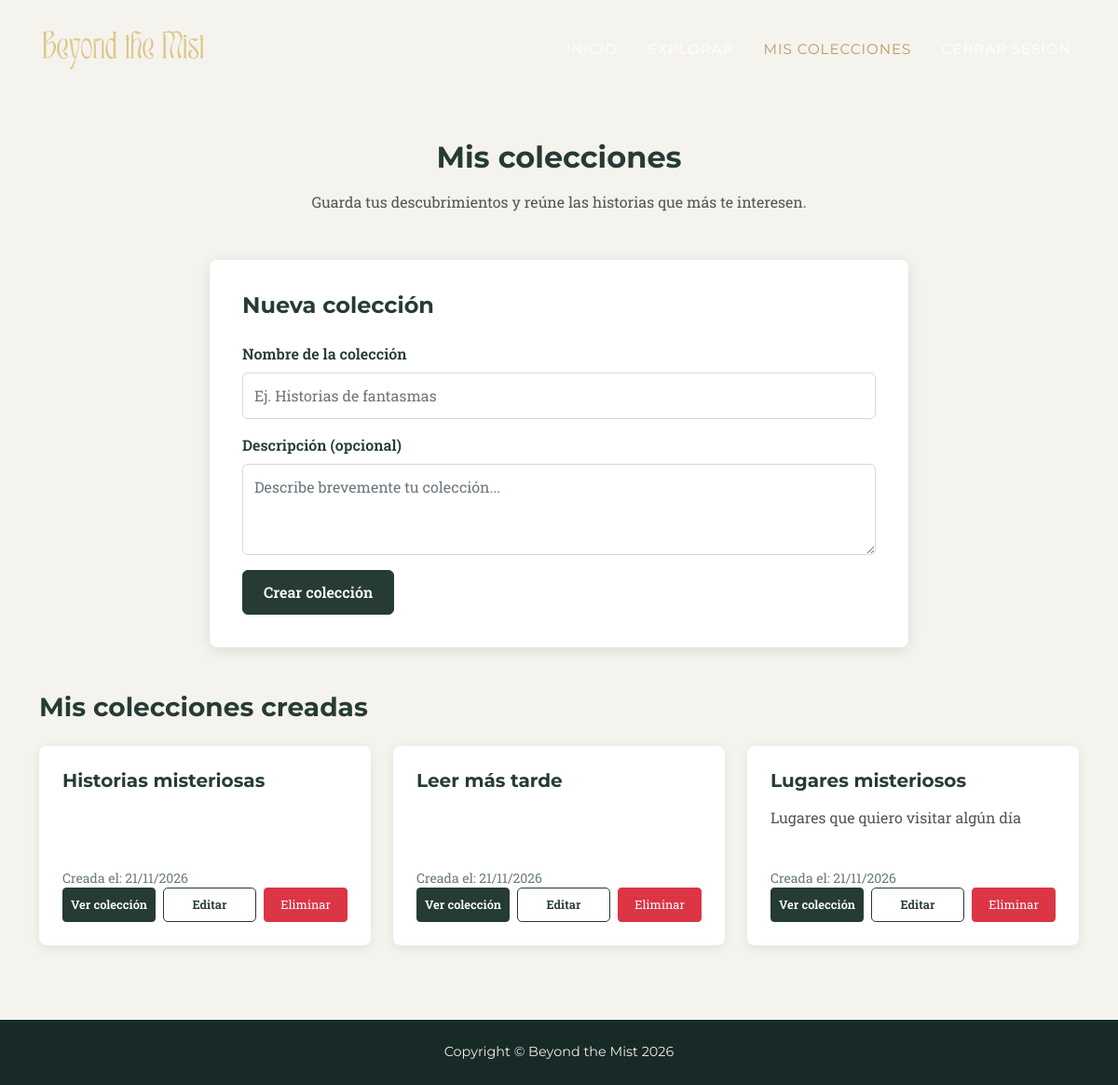
The app's page /colecciones.php (signed in), older data.
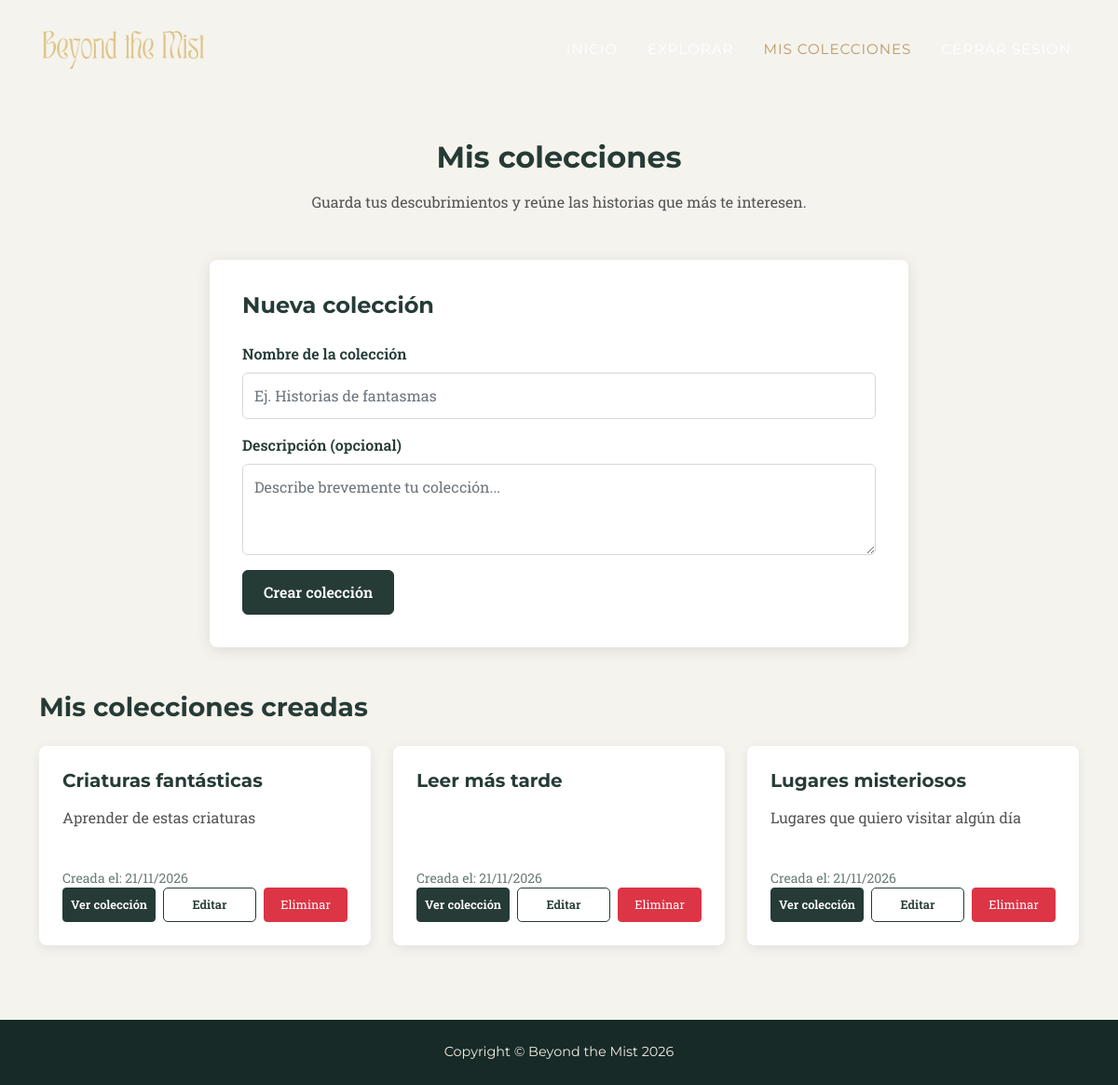
The same page, newer data.
### tables this page shows
CREATE TABLE colecciones (
    id INTEGER PRIMARY KEY AUTOINCREMENT,
    usuario_id INTEGER NOT NULL,
    nombre TEXT NOT NULL,
    descripcion TEXT,
    fecha_creacion DATETIME DEFAULT CURRENT_TIMESTAMP,
    FOREIGN KEY (usuario_id) REFERENCES usuarios(id) ON DELETE CASCADE
);

### colecciones.php (the view, shortened to what this page needs)
<?php
require_once __DIR__ . '/conexion.php';
$nombre = "";
$descripcion = "";
$consulta = $bd->prepare(
    "SELECT * FROM colecciones
     WHERE usuario_id = ?
     ORDER BY fecha_creacion DESC"
);
$consulta->execute([$_SESSION['usuario_id']]);
$colecciones = $consulta->fetchAll(PDO::FETCH_ASSOC);
?>
<!DOCTYPE html>
<html lang="es">
<head>
    <link href="css/styles.css" rel="stylesheet" />
</head>
<body>
    <nav class="navbar navbar-expand-lg navbar-dark fixed-top" id="mainNav">
        <div class="container">
            <a class="navbar-brand" href="index.php">
                <img src="assets/img/masthead/logo.png" alt="Beyond the Mist">
            </a>
            <div class="collapse navbar-collapse" id="navbarResponsive">
                <ul class="navbar-nav text-uppercase ms-auto py-4 py-lg-0">
                    <li class="nav-item">
                        <a class="nav-link" href="index.php">Inicio</a>
                    </li>
                    <li class="nav-item">
                        <a class="nav-link" href="explorar.php">Explorar</a>
                    </li>
                    <li class="nav-item">
                        <a class="nav-link active" href="colecciones.php">Mis colecciones</a>
                    </li>
                    <li class="nav-item">
                        <a class="nav-link" href="logout.php">Cerrar sesión</a>
                    </li>
                </ul>
            </div>
        </div>
    </nav>
    <section class="colecciones-section">
        <div class="container">
            <div class="text-center mb-5">
                <h2 class="titulo-colecciones">Mis colecciones</h2>
                <p>
                    Guarda tus descubrimientos y reúne las historias
                    que más te interesen.
                </p>
            </div>
            <div class="formulario-coleccion">
                <h4>Nueva colección</h4>
                <form method="POST" action="colecciones.php">
                    <div class="mb-3">
                        <label for="nombre" class="form-label">
                            Nombre de la colección
                        </label>
                        <input
                            type="text"
                            class="form-control"
                            id="nombre"
                            name="nombre"
                            value="<?= htmlspecialchars($nombre) ?>"
                            placeholder="Ej. Historias de fantasmas"
                            required
                        >
                    </div>
                    <div class="mb-3">
                        <label for="descripcion" class="form-label">
                            Descripción (opcional)
                        </label>
                        <textarea
                            class="form-control"
                            id="descripcion"
                            name="descripcion"
                            rows="3"
                            placeholder="Describe brevemente tu colección..."
                        ><?= htmlspecialchars($descripcion) ?></textarea>
                    </div>
                    <button type="submit" class="btn btn-coleccion">
                        Crear colección
                    </button>
                </form>
            </div>
            <div class="mt-5">
                <h3 class="titulo-lista-colecciones mb-4">
                    Mis colecciones creadas
                </h3>
                <?php if (count($colecciones) > 0): ?>
                    <div class="row row-cols-1 row-cols-md-2 row-cols-lg-3 g-4">
                        <?php foreach ($colecciones as $coleccion): ?>
                            <div class="col">
                                <div class="card tarjeta-coleccion h-100">
                                    <div class="card-body d-flex flex-column">
                                        <h5 class="card-title">
                                            <?= htmlspecialchars($coleccion['nombre']) ?>
                                        </h5>
                                        <p class="card-text descripcion-coleccion">
                                            <?= htmlspecialchars($coleccion['descripcion'] ?? '') ?>
                                        </p>
                                        <small>
                                            Creada el:
                                            <?= date('d/m/Y', strtotime($coleccion['fecha_creacion'])) ?>
                                        </small>
                                        <div class="acciones-coleccion mt-auto d-flex gap-2">
                                            <a
                                                href="ver_coleccion.php?id=<?= $coleccion['id'] ?>"
                                                class="btn btn-sm btn-coleccion"
                                            >
                                                Ver colección
                                            </a>
                                            <a
                                                href="editar_coleccion.php?id=<?= $coleccion['id'] ?>"
                                                class="btn btn-sm btn-volver"
                                            >
                                                Editar
                                            </a>
                                            <form
                                                class="form-eliminar-coleccion"
                                                action="eliminar_coleccion.php"
                                                method="POST"
                                                onsubmit="return confirm('¿Estás seguro de que deseas eliminar esta colección?');"
                                            >
                                                <button type="submit" class="btn btn-sm btn-danger btn-eliminar-coleccion">
                                                    Eliminar
                                                </button>
                                            </form>
                                        </div>
                                    </div>
                                </div>
                            </div>
                        <?php endforeach; ?>
                    </div>
                <?php endif; ?>
            </div>
        </div>
    </section>
    <footer class="footer py-4">
        <div class="container">
            <div class="text-center">
                <span class="copyright">
                    Copyright &copy; Beyond the Mist 2026
                </span>
            </div>
        </div>
    </footer>
</body>
</html>

Row changes from the older to the newer data that the page shows:
removed colecciones: nombre "Historias misteriosas", fecha_creacion "21/11/2026"
added colecciones: nombre "Criaturas fantásticas", descripcion "Aprender de estas criaturas", fecha_creacion "21/11/2026"
